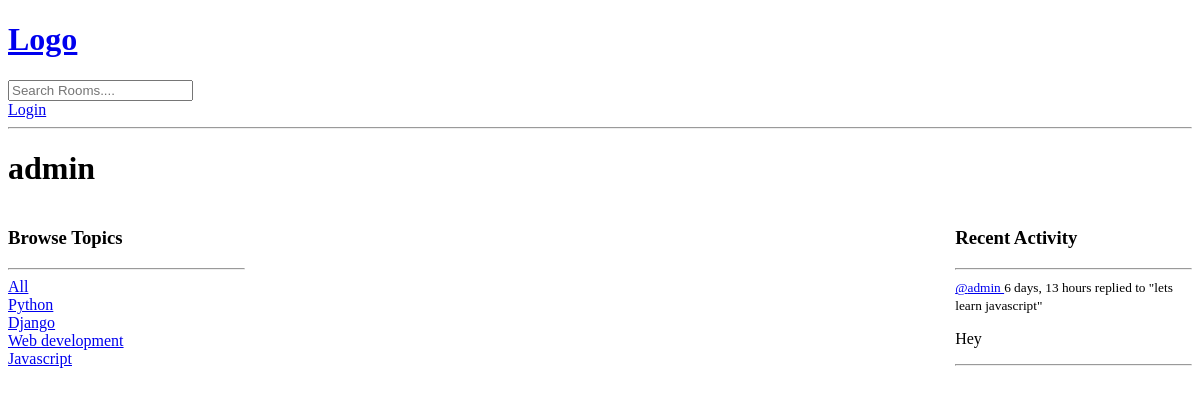
The app's page /profile/1/, older data.
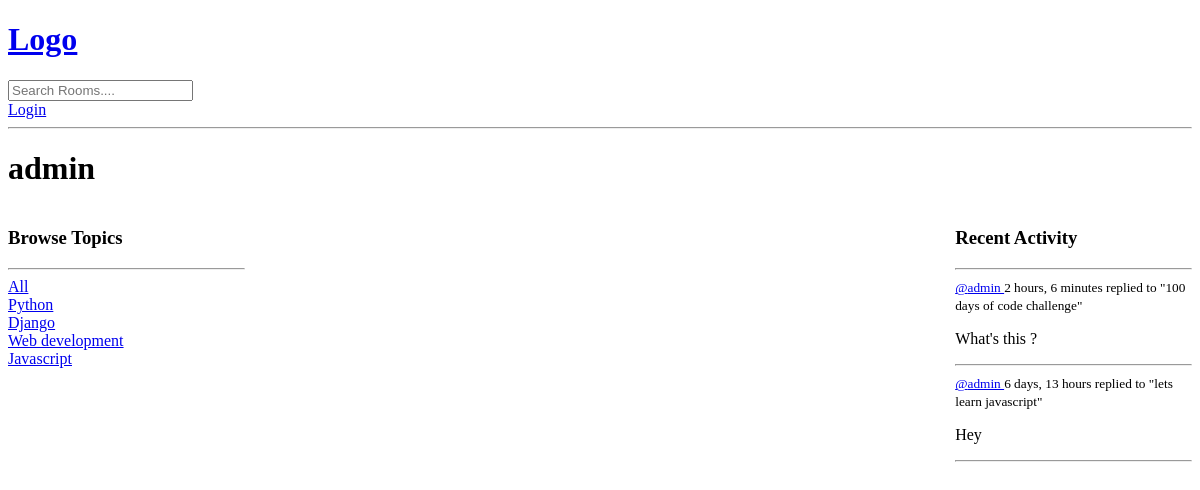
The same page, newer data.
### base/models.py (models this page shows, shortened)
class Topic(models.Model):
    name = models.CharField(max_length =200)

class Message(models.Model):
    user = models.ForeignKey(User,on_delete=models.CASCADE)
    room = models.ForeignKey(Room,on_delete=models.CASCADE)
    body= models.TextField()
    updated = models.DateTimeField(auto_now=True)
    created = models.DateTimeField(auto_now_add=True)
    class Meta:
        ordering = ['-updated', '-created']
    def __str__(self):
        return self.body[0:50]

class Room(models.Model):
    host = models.ForeignKey(User,on_delete=models.SET_NULL,null=True)
    topic =models.ForeignKey(Topic,on_delete=models.SET_NULL,null=True)
    name = models.CharField(max_length=100)
    description = models.TextField(null=True, blank = True)
    participants = models.ManyToManyField(User,related_name='participants',blank=True)
    updated = models.DateTimeField(auto_now=True)
    created = models.DateTimeField(auto_now_add=True)
    class Meta:
        ordering = ['-updated', '-created']
    def __str__(self):
        return self.name

### base/views.py (the view)
# urls.py: path('profile/<str:pk>/',views.userProfile, name="user-profile"),
def userProfile(request,pk):
    user = User.objects.get(id=pk)
    rooms = user.room_set.all()
    room_messages = user.message_set.all()
    topics = Topic.objects.all()
    context = {"user":user,"room_messages": room_messages,"topics":topics}
    return render(request,'base/profile.html',context)

### base/templates/base/profile.html (shortened to what this page needs)
{% extends 'main.html' %} {% block content %}
<h1>{{user.username}}</h1>
<div class="profile-container">
  <div>{% include 'base/topics_component.html' %}</div>
  <div>{% include 'base/feed_component.html' %}</div>
  <div>{% include 'base/activity_component.html' %}</div>
</div>
{% endblock %}

### base/templates/base/topics_component.html
<div>
  <h3>Browse Topics</h3>
  <hr />
  <div>
    <a href="{% url 'home' %}">All</a>
  </div>
  {% for topic in topics %}
  <div>
    <a href="{% url 'home' %}?q={{topic.name}}">{{topic.name}}</a>
  </div>
  {% endfor %}
</div>

### base/templates/base/activity_component.html (shortened to what this page needs)
<h3>Recent Activity</h3>
<hr />
{% for message in room_messages %}
<div>
  <small>
    <a href="{% url 'user-profile' message.user.id %}">@{{message.user}} </a>
    {{message.created|timesince}}
  </small>
  <small>replied to "{{message.room}}"</small>
  <p>{{message}}</p>
  <hr />
</div>
{% endfor %}

Row changes from the older to the newer data that the page shows:
added Message: user "admin", created "2 hours, 6 minutes", room "100 days of code challenge", body "What's this ?"
